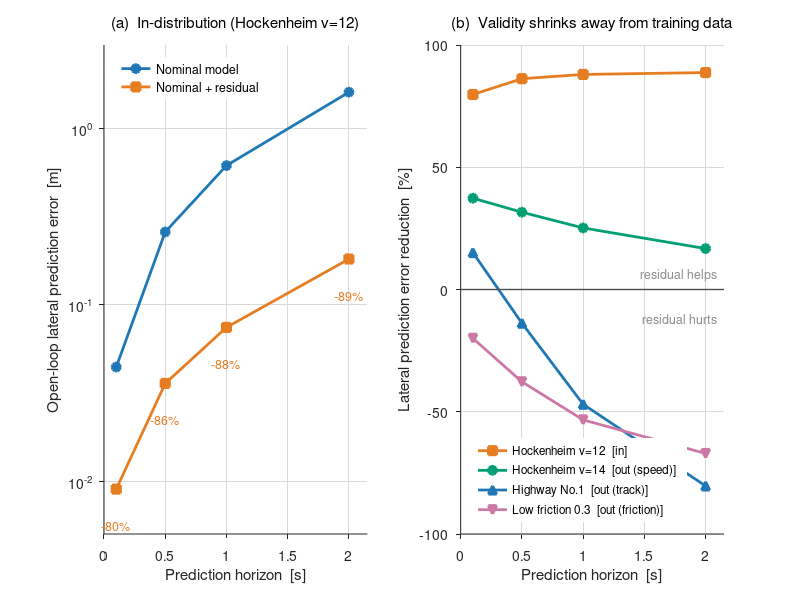

Recreate this plot in MATLAB.
% 개루프 예측 오차 - 잔차가 '모델'을 개선하는가, 어디까지 개선하는가
%
% 지금까지의 증거는 전부 폐루프 추종 오차였다. 이 그림은 제어기를 거치지 않고
% 모델만으로 N 스텝을 적분해 실제 상태와 비교한다. 주장("잔차가 kinematic 모델
% 오차를 보정한다")과 증거가 직접 맞물리는 유일한 지표다.
%
% (a) 학습 분포 안(Hockenheim v=12): 예측구간이 길수록 격차가 벌어진다.
%     MPC 예측구간 2.0 s 에서 횡오차 예측이 1.62 m -> 0.18 m (89% 감소).
% (b) 조건별 개선율: 학습 분포에서 멀어질수록 단조롭게 무너지고, 미학습 트랙과
%     저마찰에서는 오히려 나빠진다. 그 두 조건의 폐루프 이득은 '모델이
%     정확해져서'가 아니라는 뜻이다(가중치만 올린 nominal 이 잔차를 따라잡는
%     results/b1/ 의 결과와 같은 방향).
%
% 데이터: fig_openloop.mat  (results/openloop_prediction.py 가 생성)
% 실행:   results/matlab/ 폴더 안에서 `plot_openloop`
% 요구:   base MATLAB 만 (툴박스 불필요). R2013a 이상.

clear; close all
load('fig_openloop.mat')

NOM  = [0.12 0.47 0.71];
RES  = [0.90 0.49 0.13];
GREY = [0.55 0.55 0.55];
GRN  = [0.00 0.62 0.45];      % Okabe-Ito bluish green (색약 안전)
PUR  = [0.80 0.47 0.65];      % Okabe-Ito reddish purple

h  = horizon_s(:);
DN = 2;                        % 채널 인덱스: 1=ds 2=dn 3=dalpha 4=dv

%% ---- 수치 표 출력 (명령창) ----
fprintf('\n=== Open-loop prediction error, lateral dn [m] ===\n');
fprintf('%-20s %-16s', 'case', 'distribution');
fprintf('%9.1fs', h); fprintf('\n');
for c = 1:numel(case_)
    fprintf('%-20s %-16s', case_{c}, dist{c});
    fprintf('%10.4f', squeeze(err(c,:,1,DN)));       % nominal
    fprintf('   <- nominal\n');
    fprintf('%-20s %-16s', '', '');
    fprintf('%10.4f', squeeze(err(c,:,2,DN)));       % +residual
    fprintf('   <- +residual\n');
    fprintf('%-20s %-16s', '', 'reduction');
    fprintf('%9.0f%%', improve_dn(c,:)); fprintf('\n');
end
fprintf(['\nPositive reduction = residual improves the model. ' ...
         'It degrades away from the training data.\n\n']);

figure('Color','w','Position',[80 80 1000 380])

%% (a) 학습 분포 안에서의 예측 오차 (Hockenheim v=12)
subplot(1,2,1); hold on; box off
set(gca,'FontSize',10,'TickDir','out','XGrid','on','YGrid','on', ...
        'GridColor',[.85 .85 .85],'GridAlpha',1,'Layer','bottom')
e_nom = squeeze(err(1,:,1,DN));
e_res = squeeze(err(1,:,2,DN));
p1 = plot(h, e_nom, '-o', 'Color', NOM, 'LineWidth', 2, 'MarkerSize', 6, ...
          'MarkerFaceColor', NOM);
p2 = plot(h, e_res, '-s', 'Color', RES, 'LineWidth', 2, 'MarkerSize', 6, ...
          'MarkerFaceColor', RES);
for k = 1:numel(h)
    text(h(k), e_res(k)*0.62, sprintf('-%.0f%%', improve_dn(1,k)), ...
         'Color', RES, 'FontSize', 9, 'HorizontalAlignment','center');
end
legend([p1 p2], {'Nominal model','Nominal + residual'}, ...
       'Location','northwest','Box','off','FontSize',9);
set(gca,'YScale','log')
xlim([0 2.15]); ylim([5e-3 3])
xlabel('Prediction horizon  [s]')
ylabel('Open-loop lateral prediction error  [m]')
title('(a)  In-distribution (Hockenheim v=12)','FontSize',11,'FontWeight','normal')

%% (b) 학습 분포에서 멀어질수록
subplot(1,2,2); hold on; box off
set(gca,'FontSize',10,'TickDir','out','XGrid','on','YGrid','on', ...
        'GridColor',[.85 .85 .85],'GridAlpha',1,'Layer','bottom')
cols = [RES; GRN; NOM; PUR];
mk   = {'-s','-o','-^','-v'};
hh = zeros(1, size(improve_dn,1));
for c = 1:size(improve_dn,1)
    hh(c) = plot(h, improve_dn(c,:), mk{c}, 'Color', cols(c,:), ...
                 'LineWidth', 2, 'MarkerSize', 6, 'MarkerFaceColor', cols(c,:));
end
plot([0 2.15], [0 0], '-', 'Color', [0.3 0.3 0.3], 'LineWidth', 1.0);
text(2.10, 6, 'residual helps', 'HorizontalAlignment','right', ...
     'FontSize',9,'Color',GREY);
text(2.10, -12, 'residual hurts', 'HorizontalAlignment','right', ...
     'FontSize',9,'Color',GREY);
lbl = cell(1, numel(case_));
for c = 1:numel(case_)
    lbl{c} = sprintf('%s  [%s]', case_{c}, dist{c});
end
legend(hh, lbl, 'Location','southwest','Box','off','FontSize',8.5);
xlim([0 2.15]); ylim([-100 100])
xlabel('Prediction horizon  [s]')
ylabel('Lateral prediction error reduction  [%]')
title('(b)  Validity shrinks away from training data','FontSize',11,'FontWeight','normal')
